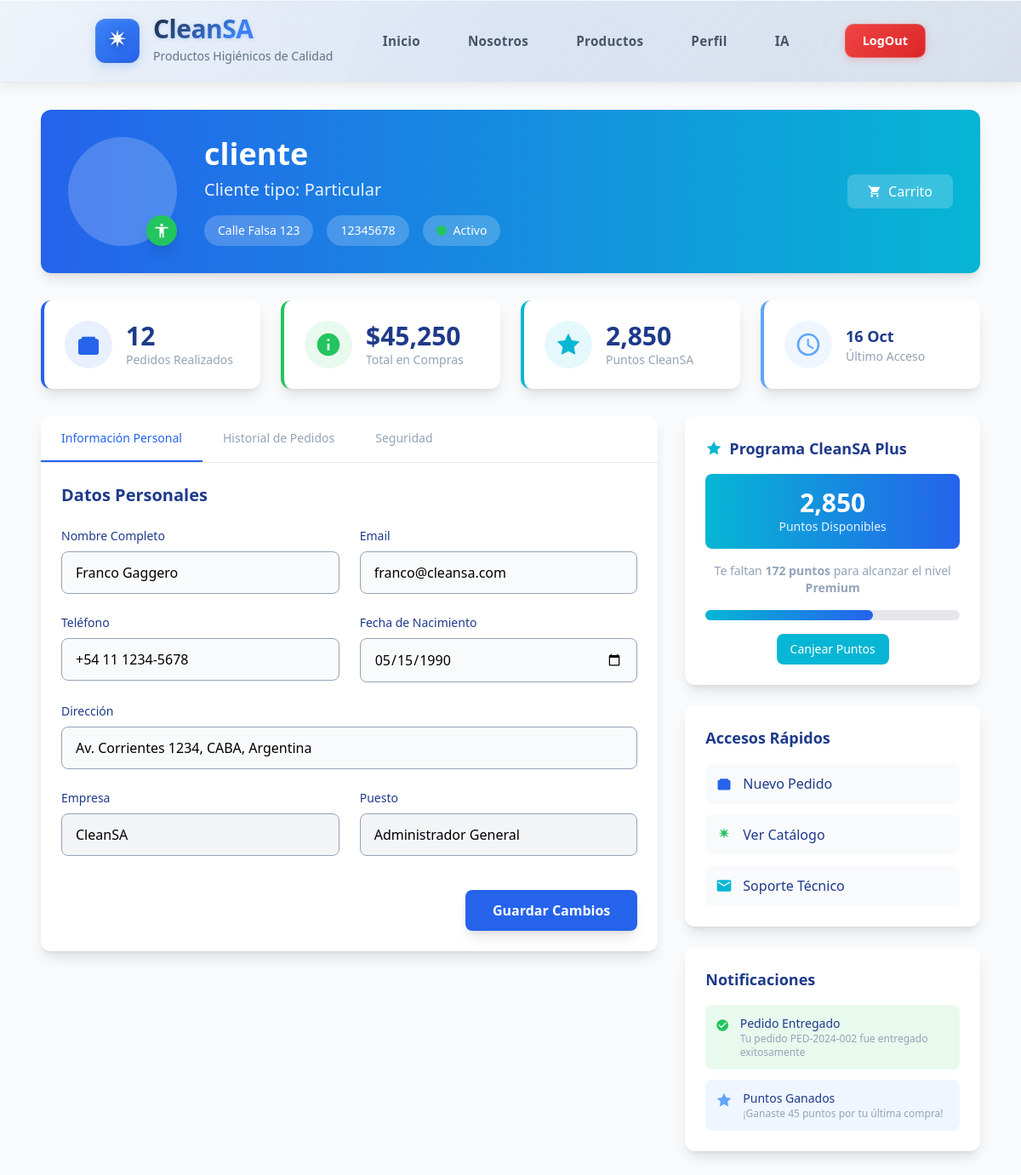
Before: /admin/users/perfil (signed in) with the older database file.
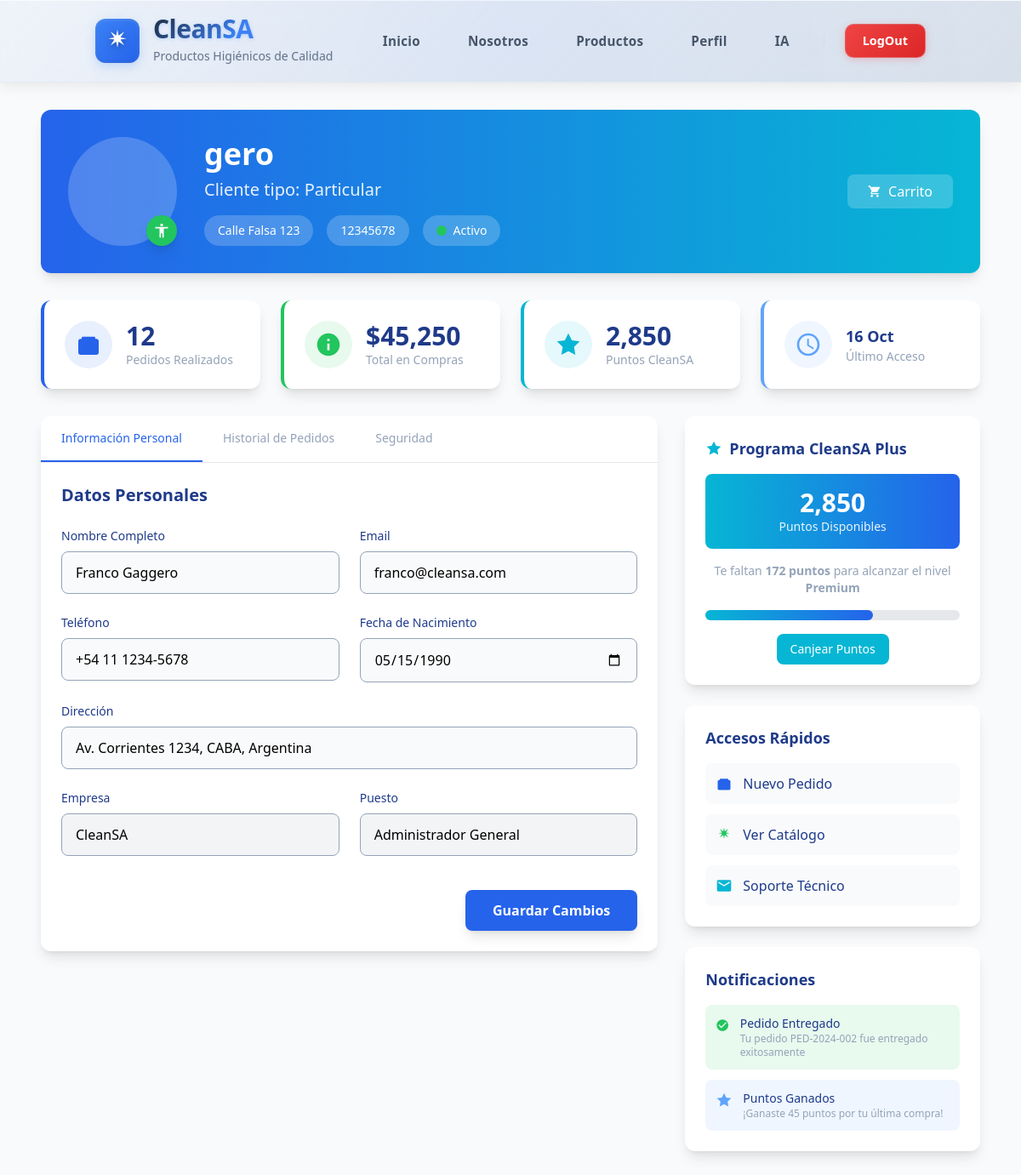
After: the same page with the newer database file.
### app/models.py (models this page shows, shortened)
class Usuario (database.Model, UserMixin):
    __tablename__ = 'usuarios'
    id = database.Column(database.Integer, primary_key=True)
    nombre = database.Column(database.String(100), nullable=False)
    apellido = database.Column(database.String(100), nullable=False)
    password = database.Column(database.String(200), nullable=False)
    dni = database.Column(database.Integer, nullable=False)
    direccion = database.Column(database.String(100), nullable=False)
    fk_tipousuario = database.Column(database.Integer,database.ForeignKey('tipousuarios.id'), nullable=False)
    tipo = database.Column(database.Boolean, nullable=False)
    tipo_usuario = database.relationship('TipoUsuario', backref='usuarios')
    """"Verificación de tipo de usuario"""
    @property
    def es_admin(self):
        return self.fk_tipousuario == 1
    @property
    def es_empresa(self):
        return self.tipo == True
    @property
    def es_particular(self):
        return self.tipo == False

### app/blueprints/users.py (the view)
@users_bp.route('/perfil')
def perfil():
    return render_template('perfil_usuarios.html')

### app/templates/perfil_usuarios.html (shortened to what the changed rows need)
<!DOCTYPE html>
<html lang="es">
<head>
    <script src="https://cdn.tailwindcss.com"></script>
    <link rel="stylesheet" href="{{ url_for('static', filename='css/nav-liquid-glass.css') }}">
</head>
<body class="bg-smoke-white min-h-screen">
    {% include 'components/nav.html' %}
    <main class="container mx-auto px-6 py-8 max-w-6xl">
        <div class="bg-white rounded-xl shadow-lg overflow-hidden mb-8">
            <div class="bg-gradient-to-r from-pro-blue to-light-teal p-8 text-white">
                <div class="flex flex-col md:flex-row items-center">
                    <div class="text-center md:text-left flex-1">
                        <h1 class="text-4xl font-bold mb-2">{{ current_user.nombre }}</h1>
                        {% if current_user.es_particular %}
                        <p class="text-xl opacity-90 mb-4">Cliente tipo: Particular</p>
                        {% endif %}
                        <div class="flex flex-wrap justify-center md:justify-start gap-4 text-sm">
                            <div class="flex items-center bg-white bg-opacity-20 rounded-full px-4 py-2">
                                {{ current_user.direccion }}
                            </div>
                            <div class="flex items-center bg-white bg-opacity-20 rounded-full px-4 py-2">
                                {{ current_user.dni }}
                            </div>
                            <div class="flex items-center bg-white bg-opacity-20 rounded-full px-4 py-2">
                                <div class="w-3 h-3 bg-warm-green rounded-full mr-2"></div>
                                Activo
                            </div>
                        </div>
                    </div>
                </div>
            </div>
        </div>
    </main>
</body>
</html>

Changed rows visible on the page:
changed Usuario "Calle Falsa 123": nombre "cliente" → "gero"
